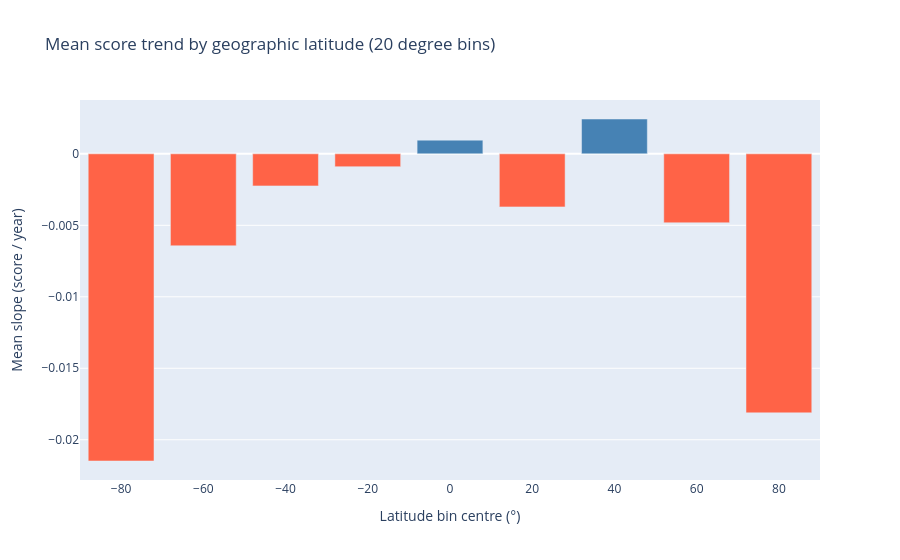

Notebook code cell kept with this figure:
### Code cell
# Figure 9
make_lat_trends(
    fits,
    ppp_windowed_ranks,
    title=("Mean score trend by geographic latitude (20 degree bins)"),
)

### Figure 1 — Plotly figure (JSON) as saved in the notebook; plotly's stock layout.template omitted (floating-point values rounded to 4 significant figures)
{"data": [{"marker": {"color": ["tomato", "tomato", "tomato", "tomato", "steelblue", "tomato", "steelblue", "tomato", "tomato"]}, "type": "bar", "x": [-80.0, -60.0, -40.0, -20.0, 0.0, 20.0, 40.0, 60.0, 80.0], "y": [-0.02148, -0.006432, -0.002245, -0.0008988, 0.0009585, -0.003711, 0.002436, -0.004823, -0.01812]}], "layout": {"title": {"text": "Mean score trend by geographic latitude (20 degree bins)"}, "xaxis": {"title": {"text": "Latitude bin centre (°)"}}, "yaxis": {"title": {"text": "Mean slope (score / year)"}}}}
